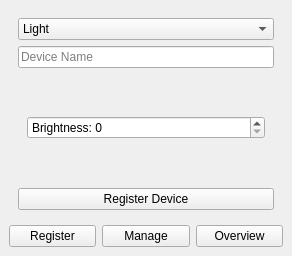
<?xml version="1.0" encoding="UTF-8"?>
<ui version="4.0">
 <class>MainWindow</class>
 <widget class="QMainWindow" name="MainWindow">
  <property name="windowTitle">
   <string>Smart Home Device Manager</string>
  </property>
  <widget class="QWidget" name="centralwidget">
   <layout class="QVBoxLayout" name="mainLayout">
    <item>
     <widget class="QStackedWidget" name="mainStack">
      <widget class="QWidget" name="page_register">
       <layout class="QVBoxLayout" name="layout_register">
        <item>
         <widget class="QComboBox" name="comboBox_deviceType">
          <item><property name="text"><string>Light</string></property></item>
          <item><property name="text"><string>Thermostat</string></property></item>
          <item><property name="text"><string>Camera</string></property></item>
         </widget>
        </item>
        <item>
         <widget class="QLineEdit" name="lineEdit_deviceName">
          <property name="placeholderText">
           <string>Device Name</string>
          </property>
         </widget>
        </item>
        <item>
         <widget class="QStackedWidget" name="deviceInputStack">
          <widget class="QWidget" name="input_light">
           <layout class="QVBoxLayout" name="layout_light">
            <item>
             <widget class="QSpinBox" name="spinBox_brightness">
              <property name="maximum">
               <number>100</number>
              </property>
              <property name="minimum">
               <number>0</number>
              </property>
              <property name="prefix">
               <string>Brightness: </string>
              </property>
             </widget>
            </item>
           </layout>
          </widget>
          <widget class="QWidget" name="input_thermostat">
           <layout class="QVBoxLayout" name="layout_thermostat">
            <item>
             <widget class="QSpinBox" name="spinBox_temperature">
              <property name="minimum">
               <number>10</number>
              </property>
              <property name="maximum">
               <number>30</number>
              </property>
              <property name="prefix">
               <string>Temp °C: </string>
              </property>
             </widget>
            </item>
           </layout>
          </widget>
          <widget class="QWidget" name="input_camera">
           <layout class="QVBoxLayout" name="layout_camera">
            <item>
             <widget class="QCheckBox" name="checkBox_recording">
              <property name="text">
               <string>Start Recording</string>
              </property>
             </widget>
            </item>
           </layout>
          </widget>
         </widget>
        </item>
        <item>
         <widget class="QPushButton" name="pushButton_register">
          <property name="text">
           <string>Register Device</string>
          </property>
         </widget>
        </item>
       </layout>
      </widget>
      <widget class="QWidget" name="page_manage">
       <layout class="QVBoxLayout" name="layout_manage">
        <item>
         <widget class="QComboBox" name="comboBox_selectDevice"/>
        </item>
        <item>
         <widget class="QStackedWidget" name="manageDeviceStack">
          <widget class="QWidget" name="manage_light">
           <layout class="QVBoxLayout" name="layout_manage_light">
            <item>
             <widget class="QSlider" name="slider_light">
              <property name="maximum">
               <number>100</number>
              </property>
              <property name="orientation">
               <enum>Qt::Horizontal</enum>
              </property>
             </widget>
            </item>
           </layout>
          </widget>
          <widget class="QWidget" name="manage_thermostat">
           <layout class="QVBoxLayout" name="layout_manage_thermostat">
            <item>
             <widget class="QSlider" name="slider_thermo">
              <property name="minimum">
               <number>10</number>
              </property>
              <property name="maximum">
               <number>30</number>
              </property>
              <property name="orientation">
               <enum>Qt::Horizontal</enum>
              </property>
             </widget>
            </item>
           </layout>
          </widget>
          <widget class="QWidget" name="manage_camera">
           <layout class="QVBoxLayout" name="layout_manage_camera">
            <item>
             <widget class="QPushButton" name="pushButton_toggleRecording">
              <property name="text">
               <string>Toggle Recording</string>
              </property>
             </widget>
            </item>
           </layout>
          </widget>
         </widget>
        </item>
       </layout>
      </widget>
      <widget class="QWidget" name="page_overview">
       <layout class="QVBoxLayout" name="layout_overview">
        <item>
         <widget class="QTextBrowser" name="textBrowser_overview"/>
        </item>
       </layout>
      </widget>
     </widget>
    </item>
    <item>
     <layout class="QHBoxLayout" name="nav_buttons_layout">
      <item><widget class="QPushButton" name="btn_goToRegister"><property name="text"><string>Register</string></property></widget></item>
      <item><widget class="QPushButton" name="btn_goToManage"><property name="text"><string>Manage</string></property></widget></item>
      <item><widget class="QPushButton" name="btn_goToOverview"><property name="text"><string>Overview</string></property></widget></item>
     </layout>
    </item>
   </layout>
  </widget>
 </widget>
 <resources/>
 <connections/>
</ui>
